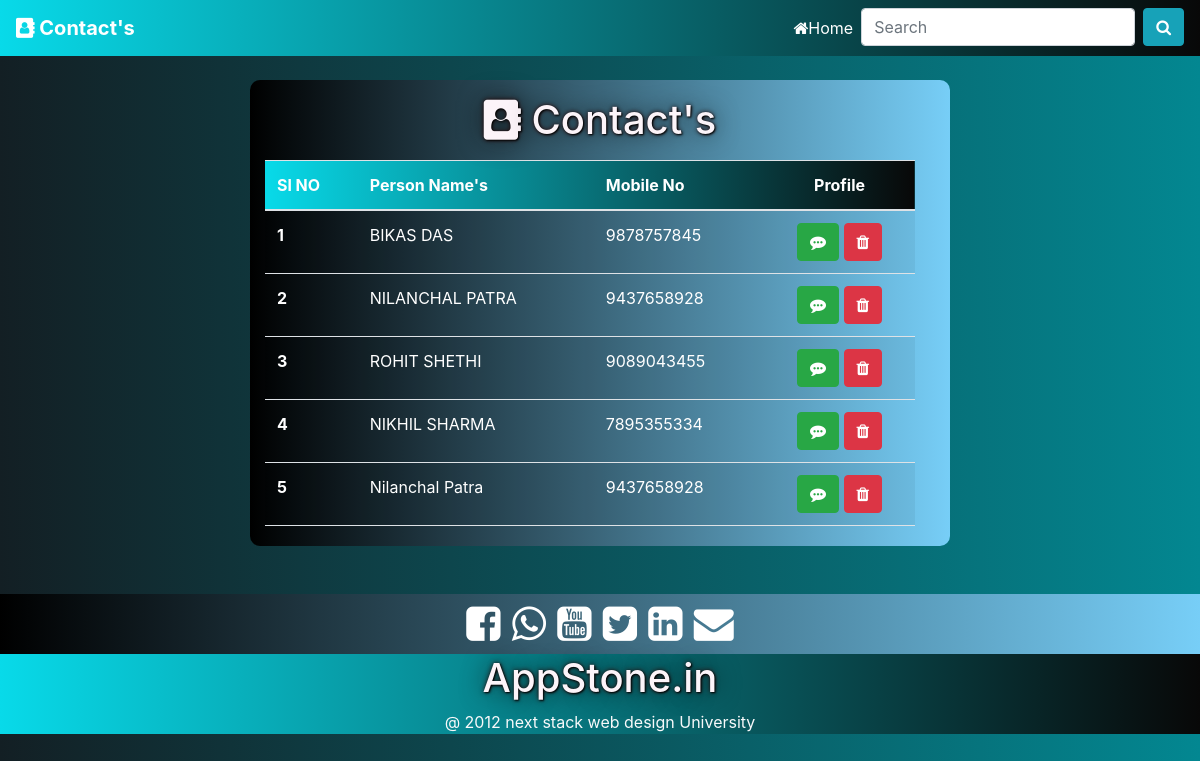
/Admin/Contact_US/View_Massage.php (signed in), run on the app's committed database.
### tables this page shows
CREATE TABLE `contact` (
  `contact_id` int(11) NOT NULL,
  `c_name` varchar(255) NOT NULL,
  `c_email` varchar(255) NOT NULL,
  `c_phone` varchar(255) NOT NULL,
  `massage` varchar(255) NOT NULL,
  `seen` varchar(255) NOT NULL
);

### Admin/Contact_US/View_Massage.php (the view, shortened to what this page needs)
<!DOCTYPE html>
<html lang="en">
<head>
    <link rel="stylesheet" href="../../style/bootstrap.min.css">
    <link rel="stylesheet" href="https://stackpath.bootstrapcdn.com/font-awesome/4.7.0/css/font-awesome.min.css">
    <link rel="stylesheet" href="../style.css">
</head>
<body>
    <header>
      <nav class="navbar navbar-expand-lg navbar-dark bg-dark">
        <a class="navbar-brand text-capitalize" href="index.html"><b><i class="fa fa-address-book" aria-hidden="true"></i> Contact's </b></a>
        <div class="collapse navbar-collapse" id="navbarSupportedContent">
          <ul class="navbar-nav ml-auto">
            <li class="nav-item active">
              <a class="nav-link" href="../Admin_start.php"><i class="fa fa-home" aria-hidden="true"></i>Home <span class="sr-only">(current)</span></a>
            </li>
            <li class="nav-item active">
                <form class="form-inline my-2 my-lg-0" action="" method="POST">
                    <input class="form-control mr-sm-2" type="text" name="person_search" placeholder="Search" aria-label="Search">
                    <button class="btn btn-info my-2 my-sm-0" type="submit" name="search"><i class="fa fa-search" aria-hidden="true"></i></button>
                </form>
            </li>
          </ul>
        </div>
      </nav>
   </header>
   <section>
        <div class="container-fluid">
            <div class="row">
                <div class="col-lg-7 col-md-12 col-12 mx-auto my-4" id="s_register">
                    <div class="my-3 text-center">
                        <h1><i class="fa fa-address-book" aria-hidden="true"></i> Contact's </h1>
                    </div>
                    <div id="scroll_question" class="mb-2">
                       <table class="table table-striped">
                            <thead class="bg-info text-white">
                                <tr>
                                <th scope="col">Sl NO</th>
                                <th scope="col">Person Name's</th>
                                <th scope="col">Mobile No</th>
                                <th scope="col" class="text-center">Profile</th>
                                </tr>
                            </thead>
                            <tbody>
                                <?php
                                   if(isset($_SESSION['user_pass']))
                                   {
                                        $conn = new mysqli("localhost", "root", "", "question_bank_db");
                                        if(isset($_POST['search']))
                                        {
                                            $Serach_Bar = $_POST["person_search"];
                                            $peson_name = ucwords($_POST["person_search"]);
                                            $sql = "SELECT * FROM contact WHERE contact_id='$Serach_Bar' OR c_name='$peson_name' OR c_phone='$Serach_Bar' ORDER BY contact_id DESC";
                                            $result = $conn->query($sql);
                                            $key = 0;
                                            if($result->num_rows > 0){
                                                while($row = $result->fetch_assoc()){
                                                    $key += 1;
                                                    echo "<tr>
                                                            <th scope='row'>".$key."</th>
                                                            <td class='25'>".$row['c_name']."</td>
                                                            <td>".$row['c_phone']."</td>
                                                            <td class='text-center'>
                                                                <a type='button' class='btn btn-success' href='./Each_View.php?id=$row[contact_id]' ><i class='fa fa-commenting' aria-hidden='true'></i></a>
                                                                <a type='button' class='btn btn-danger' onclick='return check()' href='./Delete.php?id=$row[contact_id]' ><i class='fa fa-trash fa-1x' aria-hidden='true'></i></a>
                                                            </td>
                                                        </tr>";
                                                }
                                            }
                                            else{
                                                echo "
                                                        <tr>
                                                            <th scope='row'>0</th>
                                                            <td>No data found</td>
                                                            <td>No data found</td>
                                                            <td class='text-center'><button type='submit' name='DATA_SUBMIT' class='btn btn-danger'><i class='fa fa-eye fa-1x' aria-hidden='true'></i></td>
                                                        </tr>
                                                    ";
                                            }
                                        }
                                        else{
                                            $sql = "SELECT * FROM contact WHERE 1 ORDER BY contact_id DESC";
                                            $result = $conn->query($sql);
                                            $key = 0;
                                            if($result->num_rows > 0){
                                                while($row = $result->fetch_assoc()){
                                                    $key += 1;
                                                    echo "<tr>
                                                            <th scope='row'>".$key."</th>
                                                            <td class='25'>".$row['c_name']."</td>
                                                            <td>".$row['c_phone']."</td>
                                                            <td class='text-center'>
                                                                <a type='button' class='btn btn-success' href='./Each_View.php?id=$row[contact_id]' ><i class='fa fa-commenting' aria-hidden='true'></i></a>
                                                                <a type='button' class='btn btn-danger' onclick='return check()' href='./Delete.php?id=$row[contact_id]' ><i class='fa fa-trash fa-1x' aria-hidden='true'></i></a>
                                                            </td>
                                                        </tr>";
                                                }
                                            }
                                        }
                                    }
                                    else{
                                        header("location:../Admin_login.html");
                                    }
                                ?>
                            </tbody>
                        </table>
                    </div>
                </div>
            </div>
        </div>
   </section>
    <section >
        <div class="container-fluid bg-secondary mt-4" style="font-size:40px;" id="footer1">
            <div class="row justify-content-lg-center" >
            <div class="col-lg-8 col-md-10 col-12 text-center">
                <i class="fa fa-facebook-square" aria-hidden="true"></i>
                <i class="fa fa-whatsapp" aria-hidden="true"></i>
                <i class="fa fa-youtube-square" aria-hidden="true"></i>
                <i class="fa fa-twitter-square" aria-hidden="true"></i>
                <i class="fa fa-linkedin-square" aria-hidden="true"></i>
                <i class="fa fa-envelope" aria-hidden="true"></i>
            </div>
            </div>
        </div>
    </section>
    <section>
        <div class="container-fluid bg-dark" id="footer2">
            <div class="row justify-content-lg-center">
            <div class="col-lg-6 col-md-6 col-12 text-center">
                <h1 class="text-center">AppStone.in</h1>
                <a class="text-light">@ 2012 next stack web design University</a>
            </div>
            </div>
        </div>
    </section>
</body>
</html>

### Admin/style.css (style rules this page uses)
body { background: linear-gradient(to right, #131f24 0%, #038791 100%); color: white; }
#s_register { background: linear-gradient(to right, #000000 0%,#77cef7 100%); color: #ffffff; border-radius: 10px; }
nav { background: linear-gradient(to right, #08dae9 0%,#080808 100%); }
h1 { color: #fcf4f9; text-shadow: 1px 1px 2px #000000, 0px 0px 25px #0c0c0cc4, 0px 0px 5px#330909; }
#scroll_question { overflow-y: scroll; height: 10cm; width: 97%; color: #ffffff; }
table td,th { color: #ffffff; }
thead { background: linear-gradient(to right, #08dae9 0%,#080808 100%); }
#footer1 { background: linear-gradient(to right, #000000 0%,#77cef7 100%); }
#footer2 { background: linear-gradient(to right, #08dae9 0%,#080808 100%); }

### Admin/Contact_US/View_Massage.php (style rules this page uses)
#scroll_question { overflow-y: scroll; height: 10cm; width: 97%; }

### data on the page
contact: c_name "BIKAS DAS", c_phone "9878757845"
contact: c_name "NILANCHAL PATRA", c_phone "9437658928"
contact: c_name "ROHIT SHETHI", c_phone "9089043455"
contact: c_name "NIKHIL SHARMA", c_phone "7895355334"
contact: c_name "Nilanchal Patra", c_phone "9437658928"
